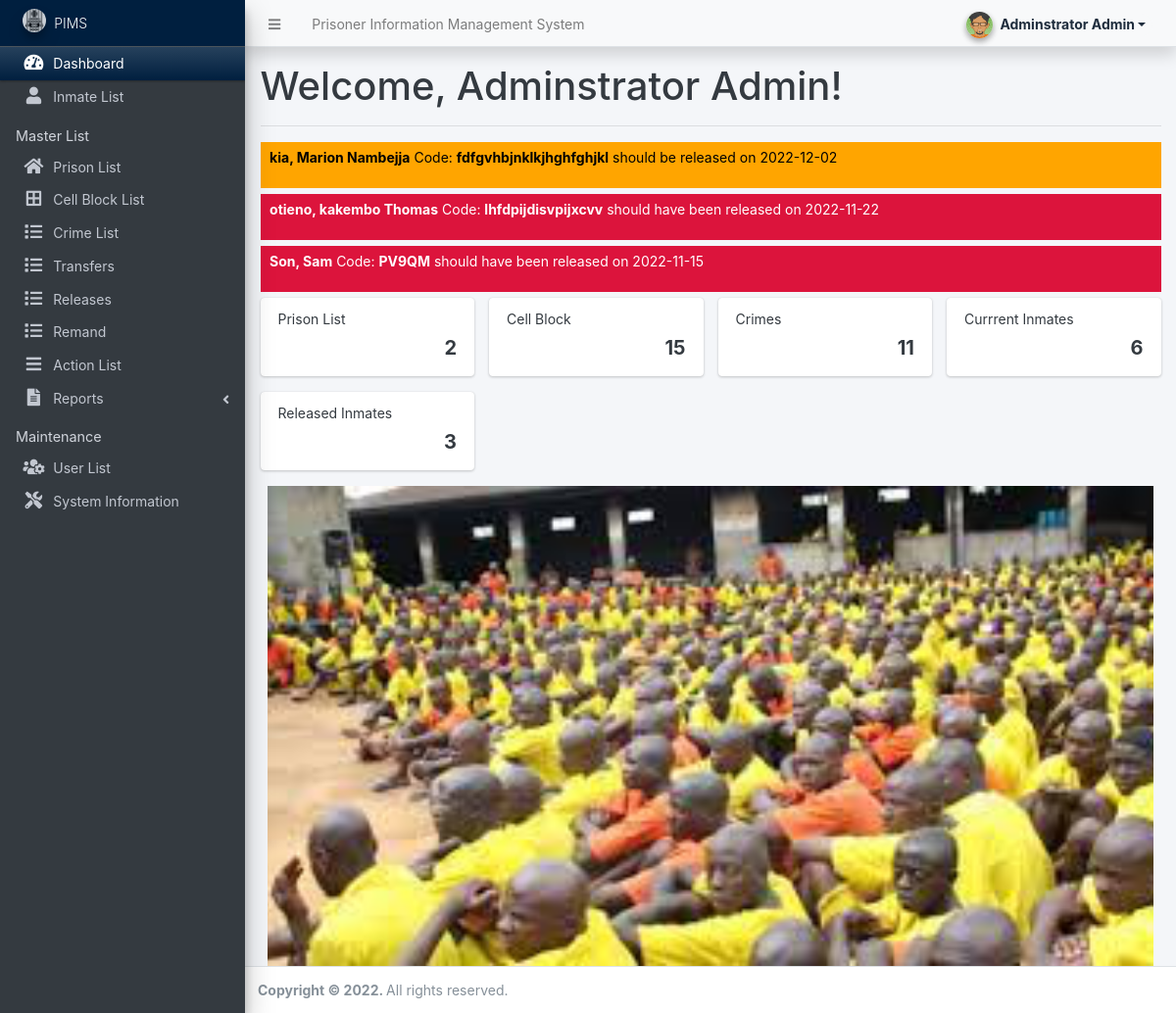
The page /admin (signed in) on the database its author committed.
### tables this page shows
CREATE TABLE `inmate_list` (
  `id` int(30) NOT NULL,
  `code` varchar(100) NOT NULL,
  `firstname` text NOT NULL,
  `middlename` text DEFAULT NULL,
  `lastname` text NOT NULL,
  `sex` varchar(100) NOT NULL,
  `dob` date NOT NULL,
  `illness` varchar(10) DEFAULT NULL,
  `country` text NOT NULL,
  `marital_status` varchar(250) NOT NULL,
  `cell_id` int(11) NOT NULL,
  `prison_id` int(11) DEFAULT NULL,
  `sentence` text DEFAULT NULL,
  `duration` varchar(10) DEFAULT NULL,
  `date_from` date NOT NULL,
  `date_to` date DEFAULT NULL,
  `count` varchar(20) DEFAULT NULL,
  `emergency_name` text DEFAULT NULL,
  `emergency_contact` text DEFAULT NULL,
  `emergency_relation` text DEFAULT NULL,
  `image_path` text DEFAULT NULL,
  `status` tinyint(1) NOT NULL DEFAULT 1,
  `visiting_privilege` tinyint(1) NOT NULL DEFAULT 1,
  `date_created` datetime NOT NULL DEFAULT current_timestamp(),
  `date_updated` datetime NOT NULL DEFAULT current_timestamp() ON UPDATE current_timestamp()
);

### classes/DBConnection.php (called while the page is built, shortened)
<?php
class DBConnection{
    private $host = DB_SERVER;
    private $username = DB_USERNAME;
    private $password = DB_PASSWORD;
    private $database = DB_NAME;
    public $conn;
    public function __construct(){
        if (!isset($this->conn)) {
            $this->conn = new mysqli($this->host, $this->username, $this->password, $this->database);
        }
    }
}
?>

### classes/SystemSettings.php (called while the page is built, shortened)
<?php
class SystemSettings extends DBConnection{
	function userdata($field = ''){
		if(!empty($field)){
			if(isset($_SESSION['userdata'][$field]))
				return $_SESSION['userdata'][$field];
			else
				return null;
		}else{
			return false;
		}
	}
	function info($field=''){
		if(!empty($field)){
			if(isset($_SESSION['system_info'][$field]))
				return $_SESSION['system_info'][$field];
			else
				return false;
		}else{
			return false;
		}
	}
}
$_settings = new SystemSettings();
?>

### config.php (called while the page is built, shortened)
<?php
require_once('classes/DBConnection.php');
require_once('classes/SystemSettings.php');
function validate_image($file){
    global $_settings;
	if(!empty($file)){
        $ex = explode("?",$file);
        $file = $ex[0];
        $ts = isset($ex[1]) ? "?".$ex[1] : '';
		if(is_file(base_app.$file)){
			return base_url.$file.$ts;
		}else{
			return base_url.($_settings->info('logo'));
		}
	}else{
		return base_url.($_settings->info('logo'));
	}
}
function format_num($number = '' , $decimal = ''){
    if(is_numeric($number)){
        $ex = explode(".",$number);
        $decLen = isset($ex[1]) && abs($ex[1]) != 0 ? strlen($ex[1]) : 0;
        if(is_numeric($decimal)){
            return number_format($number,$decimal);
        }else{
            return number_format($number,$decLen);
        }
    }else{
        return "Invalid Input";
    }
}
?>

### admin/home.php (the view, shortened to what this page needs)
<h1 class="">Welcome, <?php echo $_settings->userdata('firstname') . " " . $_settings->userdata('lastname') ?>!</h1>
<hr>
<?php
if ($_SESSION['userdata']['type'] == 1) :
  $qry = $conn->query("SELECT *,concat(lastname,', ', firstname, coalesce(concat(' ', middlename), '')) as `name` from `inmate_list` order by `name` asc ");
  while ($row = $qry->fetch_assoc()) :
    $releaseDate = date_create($row["date_to"]);
    $currentDate = date_create(date('Y-m-d'));
    $diff = date_diff($releaseDate, $currentDate);
    if (intval($diff->days) <= 7) :
?>
      <div style='padding:0.3rem 0.6rem; color:black; background:orange; margin:0.4rem 0rem;'>
        <p>
          <?php echo '<b>' . $row['name'] . '</b>' . " Code: " . '<b>' . $row['code'] . '</b>' . " should be released on " . $row['date_to']; ?>
        </p>
      </div>
    <?php
    elseif ($releaseDate < $currentDate) :
    ?>
      <div style='padding:0.3rem 0.6rem; color:white; background:crimson; margin:0.4rem 0rem;'>
        <p>
          <?php echo '<b>' . $row['name'] . '</b>' . " Code: " . '<b>' . $row['code'] . '</b>' . " should have been released on " . $row['date_to']; ?>
        </p>
      </div>
<?php
    endif;
  endwhile;
endif;
?>
<div class="row">
  <div class="col-12 col-sm-3 col-md-3">
    <div class="info-box">
      <div class="info-box-content">
        <span class="info-box-text">Prison List</span>
        <span class="info-box-number text-right h5">
          <?php
          $prison = $conn->query("SELECT * FROM prison_list where delete_flag = 0 and `status` = 1")->num_rows;
          echo format_num($prison);
          ?>
        </span>
      </div>
    </div>
  </div>
  <div class="col-12 col-sm-3 col-md-3">
    <div class="info-box">
      <div class="info-box-content">
        <span class="info-box-text">Cell Block</span>
        <span class="info-box-number text-right h5">
          <?php
          $cells = $conn->query("SELECT id FROM cell_list where delete_flag = 0 and `status` = 1")->num_rows;
          echo format_num($cells);
          ?>
        </span>
      </div>
    </div>
  </div>
  <div class="col-12 col-sm-3 col-md-3">
    <div class="info-box">
      <div class="info-box-content">
        <span class="info-box-text">Crimes</span>
        <span class="info-box-number text-right h5">
          <?php
          $crimes = $conn->query("SELECT id FROM crime_list where  `status` =1 and delete_flag = 0")->num_rows;
          echo format_num($crimes);
          ?>
        </span>
      </div>
    </div>
  </div>
  <div class="col-12 col-sm-3 col-md-3">
    <div class="info-box">
      <div class="info-box-content">
        <span class="info-box-text">Currrent Inmates</span>
        <span class="info-box-number text-right h5">
          <?php
          $inmates = $conn->query("SELECT id FROM inmate_list where `status` =1  and (date(date_to) > '" . date('Y-m-d') . "' or date_to is NULL )")->num_rows;
          echo format_num($inmates);
          ?>
        </span>
      </div>
    </div>
  </div>
  <div class="col-12 col-sm-3 col-md-3">
    <div class="info-box">
      <div class="info-box-content">
        <span class="info-box-text">Released Inmates</span>
        <span class="info-box-number text-right h5">
          <?php
          $inmates = $conn->query("SELECT id FROM inmate_list where date(date_to) <= '" . date('Y-m-d') . "'")->num_rows;
          echo format_num($inmates);
          ?>
        </span>
      </div>
    </div>
  </div>
</div>
<div class="container-fluid text-center">
  <img src="<?= validate_image($_settings->info('cover')) ?>" alt="system-cover" id="system-cover" class="img-fluid">
</div>

### admin/home.php (style rules this page uses)
#system-cover { width: 100%; height: 35em; object-fit: cover; object-position: center center; }

### rows shown on the page
inmate_list: name "kia, Marion Nambejja", code "fdfgvhbjnklkjhghfghjkl", date_to "2022-12-02"
inmate_list: name "otieno, kakembo Thomas", code "lhfdpijdisvpijxcvv", date_to "2022-11-22"
inmate_list: name "Son, Sam", code "PV9QM", date_to "2022-11-15"

### other values the page prints
$_settings->info('name') "Prisoner Information Management System"
$_settings->info('short_name') "PIMS"
$_settings->userdata('firstname') "Adminstrator"
$_settings->userdata('lastname') "Admin"
format_num($prison) "2"
format_num($cells) "15"
format_num($crimes) "11"
format_num($inmates) "6"
format_num($inmates) "3"
